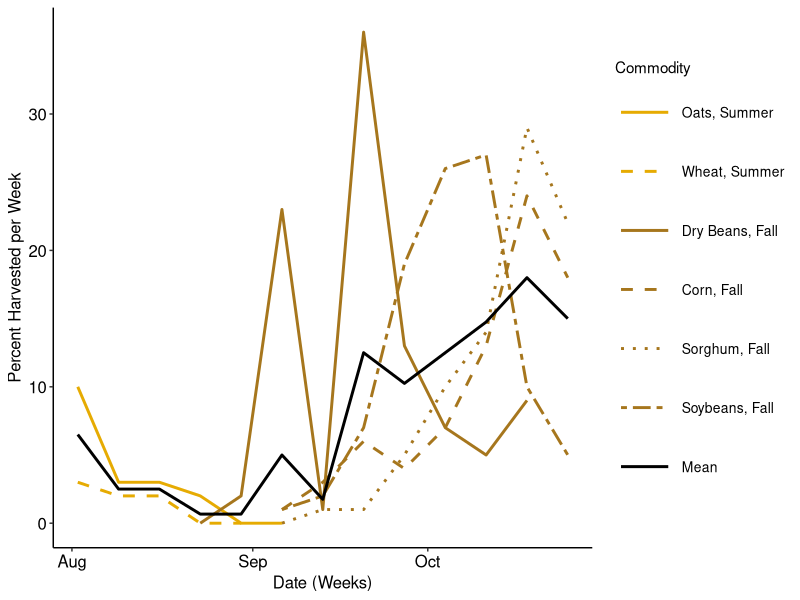
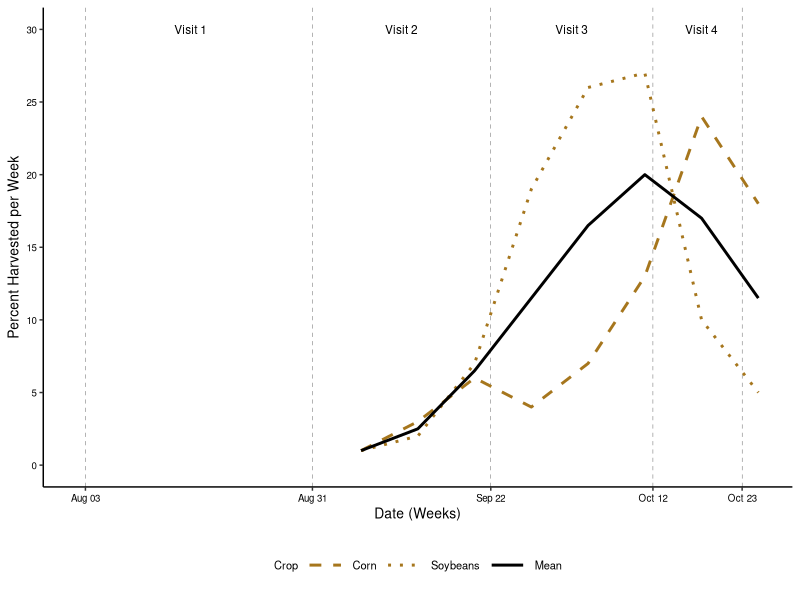
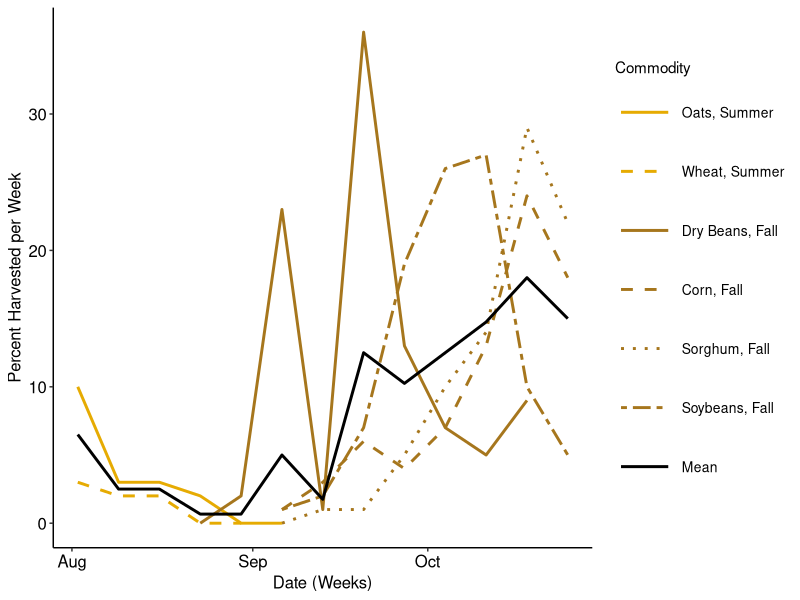
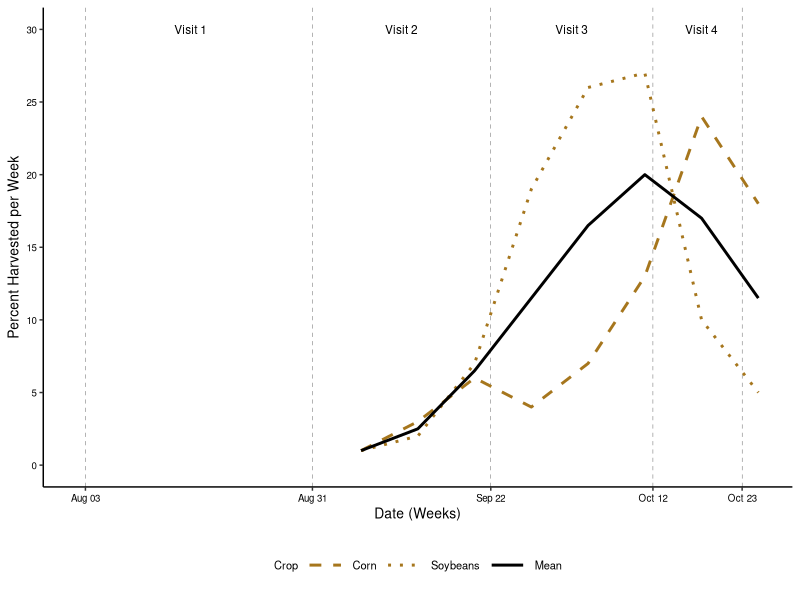

Recreate these plots in R, in order.
## ---- chunk 1
library(tidyverse) # for wrangling
library(lubridate) # for handling dates
## ---- chunk 2
# imports the data frame and adds Crop - a column with either Summer or Fall depending on the time of year the harvest occurs; we narrowed the results to only include the dates of the study
harvest <- read.csv("data/USDA_harvest_data.csv", header = TRUE) %>% 
  mutate(Week.Ending = mdy(Week.Ending),
         Crop = ifelse(Commodity == "WHEAT" | Commodity == "OATS", "Summer", "Fall")) %>% 
  filter(Week.Ending > "2020-08-01",
         Week.Ending < "2020-10-26") %>% 
  dplyr::select(Week.Ending, Commodity, Value, Weekly.Value, Crop) %>% 
  mutate(Commodity = fct_relevel(factor(Commodity), "OATS", "WHEAT", "BEANS", "CORN", "SORGHUM", "SOYBEANS"))

# In this data frome, we calculate the average weekly harvest rate across the commodities
avg <- harvest %>% 
  group_by(Week.Ending) %>% 
  summarize(Weekly.Value = mean(Weekly.Value),
            Value = mean(Value)) %>% 
  mutate(Commodity = "MEAN", Crop = "Mean") 

# We combine the two data sets with mean as a commodity
combined <- rbind(harvest, avg)
levels(combined$Commodity)

#saveRDS(combined, "data/harvest.rds")

# let's look at major crops grown in Lancaster County, Nebraska
harvest_Lan <- harvest %>% 
  ungroup() %>% 
  filter(Commodity == "SOYBEANS" | Commodity == "CORN")

avg_Lan <- harvest_Lan %>% 
  group_by(Week.Ending) %>% 
  summarize(Weekly.Value = mean(Weekly.Value),
            Value = mean(Value)) %>% 
  mutate(Commodity = "MEAN", Crop = "Mean") 

combined_Lan <- rbind(harvest_Lan, avg_Lan)
levels(combined_Lan$Commodity)

#saveRDS(combined_Lan, "data/harvest_Lan.rds")
## ---- chunk 3

p <- ggplot() +
  geom_line(aes(x = Week.Ending, y = Weekly.Value, group = Commodity, color = Commodity, linetype = Commodity), data = combined, linewidth = 1, alpha = 1) +
  scale_color_manual(values = c("#E6AB02", "#E6AB02", "#A6761D", "#A6761D", "#A6761D", "#A6761D", "black"), 
                     labels = c("Oats, Summer", "Wheat, Summer", "Dry Beans, Fall", "Corn, Fall","Sorghum, Fall", "Soybeans, Fall", "Mean")) +
  scale_linetype_manual(values = c("solid", "dashed", "solid", "dashed", "dotted", "twodash", "solid"), 
                        labels = c("Oats, Summer", "Wheat, Summer", "Dry Beans, Fall", "Corn, Fall", "Sorghum, Fall", "Soybeans, Fall", "Mean")) +
  xlab("Date (Weeks)") +
  ylab("Percent Harvested per Week") +
  theme_classic() +
  theme(legend.key.size = unit(1.5, "cm"),
        axis.title = element_text(size = 12, color = "black"),
        axis.text = element_text(size = 12, color = "black"),
        legend.text = element_text(size = 10, color = "black"))
jpeg("figures/harvest.jpeg", 4, height = 4, units = "in", quality = 100, res = 300)
print(p)
dev.off()

p
## ---- chunk 4
p2 <- ggplot() +
  geom_line(aes(x = Week.Ending, y = Weekly.Value, group = Commodity, color = Commodity, linetype = Commodity), data = combined_Lan, linewidth = 1, alpha = 1) +
  scale_color_manual("Crop", values = c("#A6761D", "#A6761D", "black"), 
                     labels = c("Corn", "Soybeans", "Mean")) +
  scale_linetype_manual("Crop", values = c("dashed", "dotted", "solid"), 
                        labels = c("Corn", "Soybeans", "Mean")) +
  scale_x_date(date_labels = "%b %d", limits = as.Date(c("2020-08-02", "2020-10-25")), breaks = as.Date(c("2020-08-03", "2020-08-31", "2020-09-22", "2020-10-12", "2020-10-23"))) +
  scale_y_continuous(limits = c(0, 30), breaks = c(0, 5, 10, 15, 20, 25, 30)) +
  xlab("Date (Weeks)") +
  ylab("Percent Harvested per Week") +
  theme_classic() +
  theme(legend.key.size = unit(1, "cm"),
        text = element_text(size = 10), 
        axis.title = element_text(size = 10, color = "black"),
        axis.text = element_text(size = 7, color = "black"),
        legend.text = element_text(size = 8, color = "black"),
        legend.title = element_text(size = 8, color = "black"),
        legend.position = "bottom",
        panel.grid.major.x = element_line(colour = "black", linetype = "dashed", size = 0.1)) +
  annotate(geom = "text", x = as.Date("2020-08-16"), y = 30, label = "Visit 1", color = "black", size = 3) +
  annotate(geom = "text", x = as.Date("2020-09-11"), y = 30, label = "Visit 2", color = "black", size = 3) +
  annotate(geom = "text", x = as.Date("2020-10-02"), y = 30, label = "Visit 3", color = "black", size = 3) +
  annotate(geom = "text", x = as.Date("2020-10-18"), y = 30, label = "Visit 4", color = "black", size = 3)
jpeg("figures/harvest_Lan.jpeg", width = 3.25, height = 3, units = "in", quality = 100, res = 300)
print(p2)
dev.off()

p2
